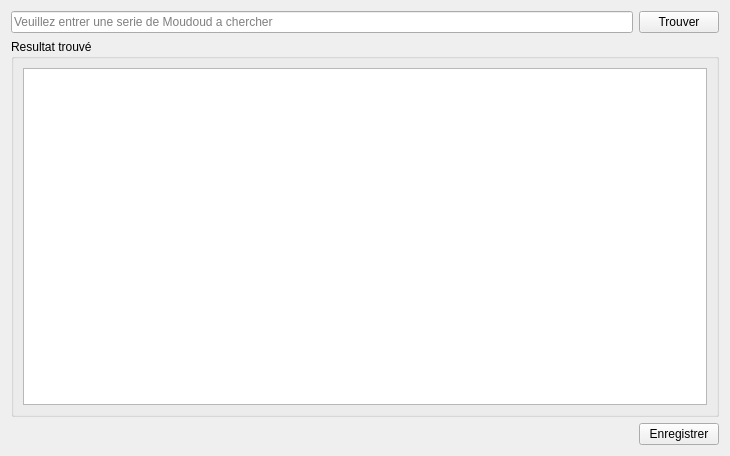
<?xml version="1.0" encoding="UTF-8"?>
<ui version="4.0">
 <class>Recherche_Q</class>
 <widget class="QWidget" name="Recherche_Q">
  <property name="geometry">
   <rect>
    <x>0</x>
    <y>0</y>
    <width>730</width>
    <height>456</height>
   </rect>
  </property>
  <property name="windowTitle">
   <string>Form</string>
  </property>
  <layout class="QVBoxLayout" name="verticalLayout_2">
   <item>
    <layout class="QHBoxLayout" name="horizontalLayout">
     <item>
      <widget class="QLineEdit" name="lineEdit_RechercheQ">
       <property name="placeholderText">
        <string>Veuillez entrer une serie de Moudoud a chercher</string>
       </property>
      </widget>
     </item>
     <item>
      <widget class="QPushButton" name="RechercheQ_RehBTN">
       <property name="text">
        <string>Trouver</string>
       </property>
      </widget>
     </item>
    </layout>
   </item>
   <item>
    <widget class="QGroupBox" name="CherhcherMad_GRpBox">
     <property name="title">
      <string>Resultat trouvé</string>
     </property>
     <layout class="QVBoxLayout" name="verticalLayout">
      <item>
       <widget class="QTextEdit" name="RechercheQ_textEdit">
        <property name="readOnly">
         <bool>true</bool>
        </property>
       </widget>
      </item>
     </layout>
     <zorder>RechercheQ_textEdit</zorder>
     <zorder>RechercheQ_textEdit</zorder>
    </widget>
   </item>
   <item>
    <layout class="QHBoxLayout" name="horizontalLayout_2">
     <item>
      <spacer name="horizontalSpacer">
       <property name="orientation">
        <enum>Qt::Horizontal</enum>
       </property>
       <property name="sizeHint" stdset="0">
        <size>
         <width>40</width>
         <height>20</height>
        </size>
       </property>
      </spacer>
     </item>
     <item>
      <widget class="QPushButton" name="RechercheQEnreg">
       <property name="text">
        <string>Enregistrer</string>
       </property>
      </widget>
     </item>
    </layout>
   </item>
  </layout>
 </widget>
 <resources/>
 <connections/>
</ui>
